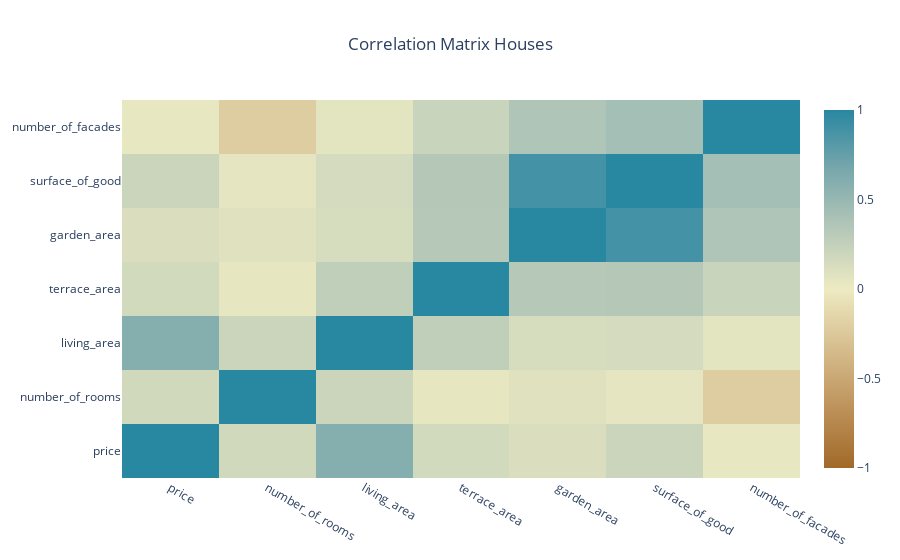

The notebook cell this image was saved under:
### Code cell
ndf = sf.filter_cities(house, "gent", "brussel", "brugge", "leuven", "antwerpen", "mechelen", "luik", "hasselt", "kortrijk", "doornik", "charleroi", "namen", "ieper", "roeselare")

scatterset = ndf[["price", "number_of_rooms", "living_area", "terrace_area", "garden_area", "surface_of_good", "number_of_facades"]]

cr = scatterset.corr(method='pearson')

fig = go.Figure(go.Heatmap(
    x=cr.columns, 
    y=cr.columns, 
    z=cr.values.tolist(),
    colorscale= 'earth', zmin=-1, zmax=1))

fig.update_layout(title="Correlation Matrix Houses", title_x=0.5)
fig.show()

### Figure 1 — Plotly figure (JSON) as saved in the notebook; plotly's stock layout.template omitted (floating-point values rounded to 4 significant figures)
{"data": [{"colorscale": [[0, "rgb(161, 105, 40)"], [0.1667, "rgb(189, 146, 90)"], [0.3333, "rgb(214, 189, 141)"], [0.5, "rgb(237, 234, 194)"], [0.6667, "rgb(181, 200, 184)"], [0.8333, "rgb(121, 167, 172)"], [1, "rgb(40, 135, 161)"]], "type": "heatmap", "x": ["price", "number_of_rooms", "living_area", "terrace_area", "garden_area", "surface_of_good", "number_of_facades"], "y": ["price", "number_of_rooms", "living_area", "terrace_area", "garden_area", "surface_of_good", "number_of_facades"], "z": [[1, 0.1674, 0.5995, 0.1599, 0.1133, 0.2072, 0.03425], [0.1674, 1, 0.2097, 0.03881, 0.086, 0.04621, -0.2136], [0.5995, 0.2097, 1, 0.2668, 0.136, 0.1473, 0.06089], [0.1599, 0.03881, 0.2668, 1, 0.328, 0.3343, 0.2115], [0.1133, 0.086, 0.136, 0.328, 1, 0.8833, 0.368], [0.2072, 0.04621, 0.1473, 0.3343, 0.8833, 1, 0.428], [0.03425, -0.2136, 0.06089, 0.2115, 0.368, 0.428, 1]], "zmax": 1, "zmin": -1}], "layout": {"title": {"text": "Correlation Matrix Houses", "x": 0.5}}}
